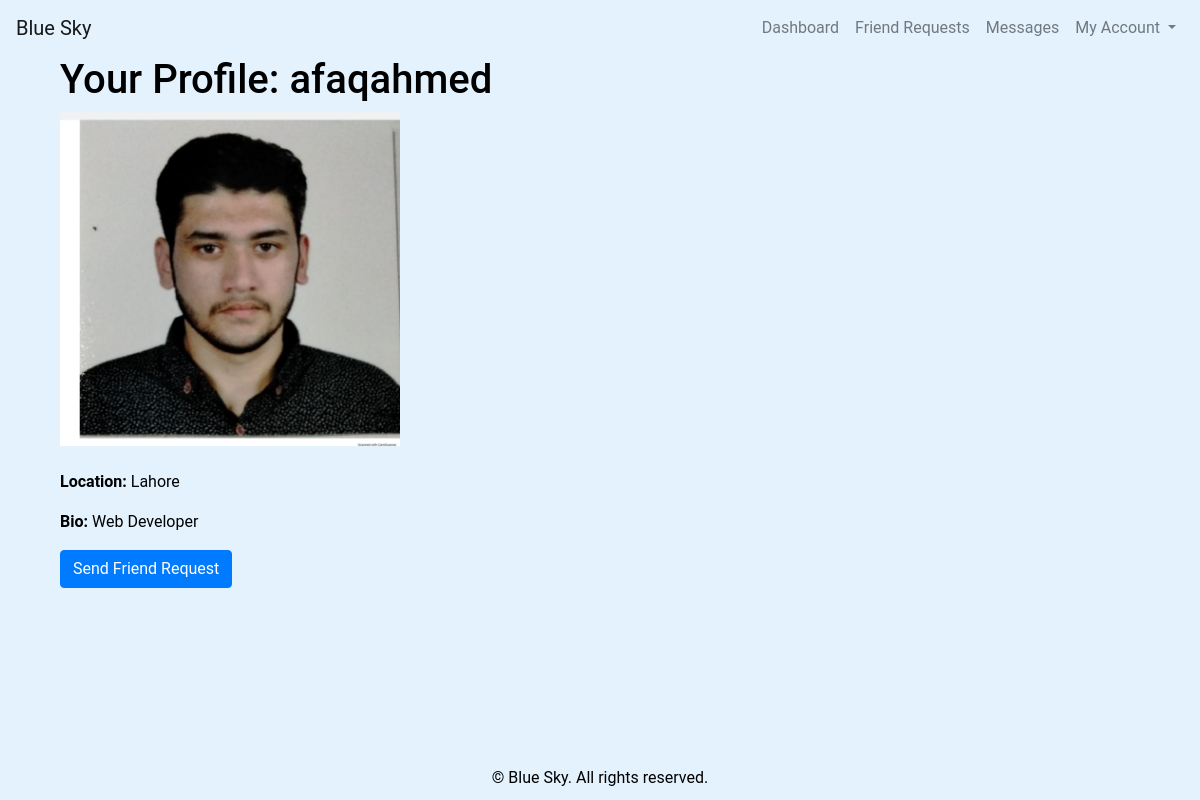
/social/profile/afaqahmed/ (signed in), run on the app's committed database.
### social/models.py (models this page shows, shortened)
class UserProfile(models.Model):
    user = models.OneToOneField(User, on_delete=models.CASCADE)
    profile_pic = models.ImageField(blank=True, null=True)
    bio = models.TextField(max_length=500, blank=True)
    location = models.CharField(max_length=50)
    PROFILE_VISIBILITY_CHOICES = (
        ('public', 'Public'),
        ('friends', 'Friends Only'),
        ('private', 'Private'),
    )
    profile_visibility = models.CharField(max_length=10, choices=PROFILE_VISIBILITY_CHOICES, default='public')
    MESSAGE_PRIVACY_CHOICES = (
        ('everyone', 'Everyone'),
        ('friends', 'Friends Only'),
        ('private', 'Private'),
    )
    message_privacy = models.CharField(max_length=10, choices=MESSAGE_PRIVACY_CHOICES, default='everyone')
    class Meta:
        verbose_name_plural="UserProfile"

### social/views.py (the view)
# urls.py: path('profile/<str:username>/', views.user_profile, name='user_profile'),
@login_required
def user_profile(request, username):
    user_profile = get_object_or_404(UserProfile, user__username=username)
    if user_profile.profile_visibility == 'private' and user_profile.user != request.user:
        messages.error(request, "This profile is private.")
        return redirect('social:dashboard')
    if request.method == 'POST':
        form = UserProfileForm(request.POST, request.FILES, instance=user_profile)
        if form.is_valid():
            form.save()
            messages.success(request, "Profile updated successfully.")
    else:
        form = UserProfileForm(instance=user_profile)
    return render(request, 'social/user_profile.html', {'user_profile': user_profile, 'form': form})

### social/templates/social/user_profile.html (shortened to what this page needs)
{% extends 'social/base.html' %}
{% block content %}
<div class="container">
    <h1>Your Profile: {{ user_profile.user.username }}</h1>
    <div class="row">
        <div class="col-md-4">
            <img src="{{ user_profile.profile_pic.url }}" alt="Profile Picture" class="img-fluid">
        </div>
        <div class="col-md-8">
        </div>
    </div>
    <div class="mt-4">
            <p><strong>Location:</strong> {{ user_profile.location }}</p>
            <p><strong>Bio:</strong> {{ user_profile.bio }}</p>
            {% if user_profile.user != request.user %}
            <a href="{% url 'social:send_friend_request' user_profile.user.username %}" class="btn btn-primary">Send Friend Request</a>
            {% endif %}
    </div>
</div>
{% endblock %}

### social/templates/social/base.html (style rules this page uses)
body { text-align: center; margin-bottom: 70px; font-family: "Roboto", sans-serif; background-color: #e3f2fd; color: black; }

### social/templates/social/user_profile.html (style rules this page uses)
body { text-align: left!important; }

### data on the page
UserProfile: user.username "afaqahmed", profile_pic (picture), location "Lahore", bio "Web Developer"
